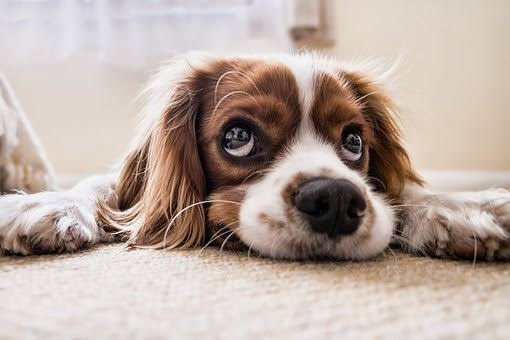
#> input picture LCO_class/DAY20/1.jpg, 510 x 340 px, found by its file name
$ python main.py
#> lines starting #> are read from the running program, lines starting #| are printed output that depends on the picture; after the words box and inside, x2 and y2 are one past the last pixel; in counts of white or black regions, pixels touching at a corner belong together
import numpy as np
import cv2
import matplotlib.pyplot as plt

image = cv2.imread("1.jpg", 1)
#> image is the input picture: shape (340, 510, 3); mean B, G, R 162, 170.6, 186.2
image = np.zeros((512,512))
img = cv2.line(image, (255,0), (255,100), (0,200,150), 10)
img = cv2.arrowedLine(img, (0,0), (200,100), (100,100,150), 10)
img = cv2.rectangle(img, (300,100), (400,190), (0,0,200), 5)
img = cv2.circle(img, (200,300), 50, (100,100,100), -1)

cv2.imshow("img", img)
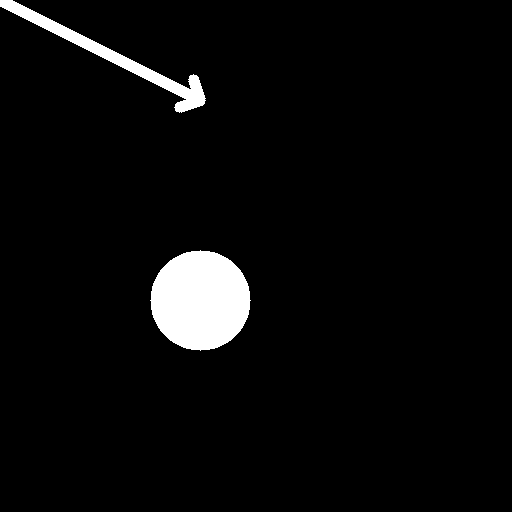
#> window 'img': shape (512, 512); 4.1% white; 2 white regions, box (x1, y1, x2, y2) and area: (150, 250, 251, 351) 7845, (0, 0, 206, 113) 2915

cv2.waitKey(5000)
cv2.destroyAllWindows()
